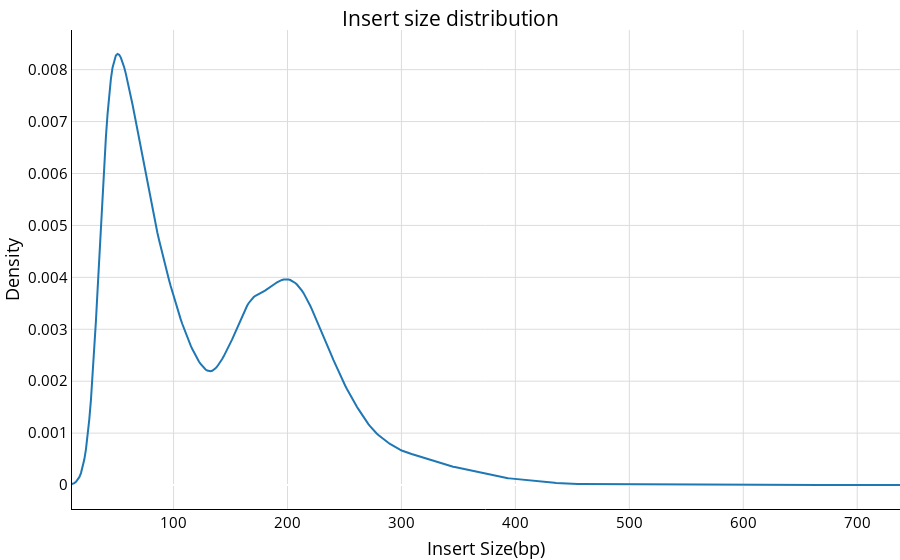

Notebook source saved alongside this figure:
### Code cell
hist_data = [insert_size["isize"]]

group_labels = ['Sample']
colors = ['#1F77B4',]

# Create distplot with curve_type set to 'normal'
fig = ff.create_distplot(hist_data, group_labels, show_hist=False, colors=colors,show_rug=False) # colors=colors
fig.update_layout(title={"text": "Insert size distribution",
                         'y':0.98, 'x':0.5, 'xanchor': 'center', 'yanchor': 'top'},
                  xaxis={"color": "black", "gridcolor": "gainsboro", "linecolor": "black"},
                  yaxis={"color": "black", "gridcolor": "gainsboro", "linecolor": "black"},
                  xaxis_title = "Insert Size(bp)", yaxis_title = "Density", font=dict(size=15,color="Black"),
                  showlegend=False,
                       margin=dict(l=50, r=0, t=30, b=30),
                       plot_bgcolor="#FFFFFF")
fig.show()

### Figure 1 — Plotly figure (JSON) as saved in the notebook; plotly's stock layout.template omitted (floating-point values rounded to 4 significant figures; data arrays with more than 128 entries replaced by an {"elided": "..."} marker saying what was removed)
{"data": [{"legendgroup": "Sample", "marker": {"color": "#1F77B4"}, "mode": "lines", "name": "Sample", "showlegend": true, "type": "scatter", "x": {"elided": "500 float values"}, "xaxis": "x", "y": {"elided": "500 float values"}, "yaxis": "y"}], "layout": {"autosize": true, "barmode": "overlay", "font": {"color": "Black", "size": 15}, "hovermode": "closest", "legend": {"traceorder": "reversed"}, "margin": {"b": 30, "l": 50, "r": 0, "t": 30}, "plot_bgcolor": "#FFFFFF", "showlegend": false, "title": {"text": "Insert size distribution", "x": 0.5, "xanchor": "center", "y": 0.98, "yanchor": "top"}, "xaxis": {"anchor": "y2", "autorange": true, "color": "black", "domain": [0, 1], "gridcolor": "gainsboro", "linecolor": "black", "range": [10, 737.5], "title": {"text": "Insert Size(bp)"}, "type": "linear", "zeroline": false}, "yaxis": {"anchor": "free", "autorange": true, "color": "black", "domain": [0, 1], "gridcolor": "gainsboro", "linecolor": "black", "position": 0, "range": [-0.000461, 0.008763], "title": {"text": "Density"}, "type": "linear"}}}
